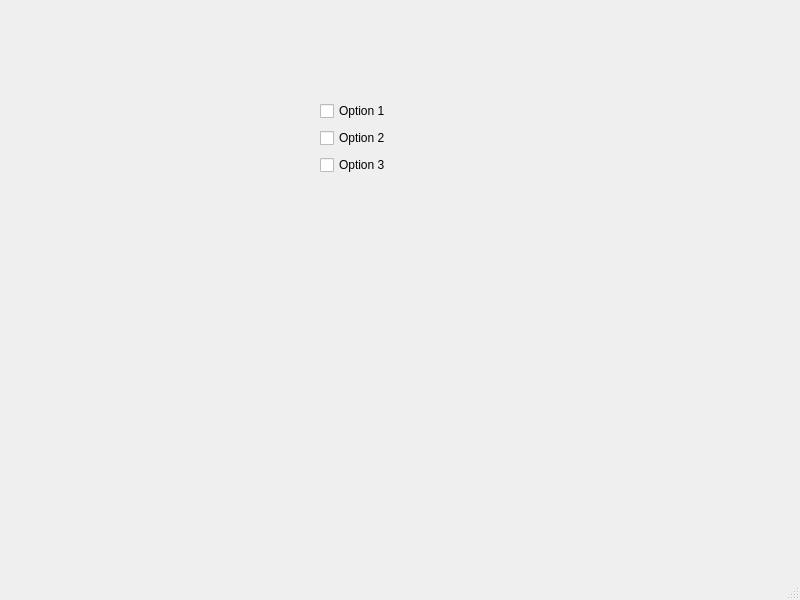
<?xml version="1.0" encoding="UTF-8"?>
<ui version="4.0">
 <class>MainWindow</class>
 <widget class="QMainWindow" name="MainWindow">
  <property name="geometry">
   <rect>
    <x>0</x>
    <y>0</y>
    <width>800</width>
    <height>600</height>
   </rect>
  </property>
  <property name="windowTitle">
   <string>MainWindow</string>
  </property>
  <widget class="QWidget" name="centralwidget">
   <widget class="QWidget" name="">
    <property name="geometry">
     <rect>
      <x>320</x>
      <y>100</y>
      <width>83</width>
      <height>76</height>
     </rect>
    </property>
    <layout class="QVBoxLayout" name="verticalLayout">
     <item>
      <widget class="QCheckBox" name="checkBox">
       <property name="text">
        <string>Option 1</string>
       </property>
      </widget>
     </item>
     <item>
      <widget class="QCheckBox" name="checkBox_2">
       <property name="text">
        <string>Option 2</string>
       </property>
      </widget>
     </item>
     <item>
      <widget class="QCheckBox" name="checkBox_3">
       <property name="text">
        <string>Option 3</string>
       </property>
      </widget>
     </item>
    </layout>
   </widget>
  </widget>
  <widget class="QMenuBar" name="menubar">
   <property name="geometry">
    <rect>
     <x>0</x>
     <y>0</y>
     <width>800</width>
     <height>26</height>
    </rect>
   </property>
  </widget>
  <widget class="QStatusBar" name="statusbar"/>
 </widget>
 <resources/>
 <connections/>
</ui>
